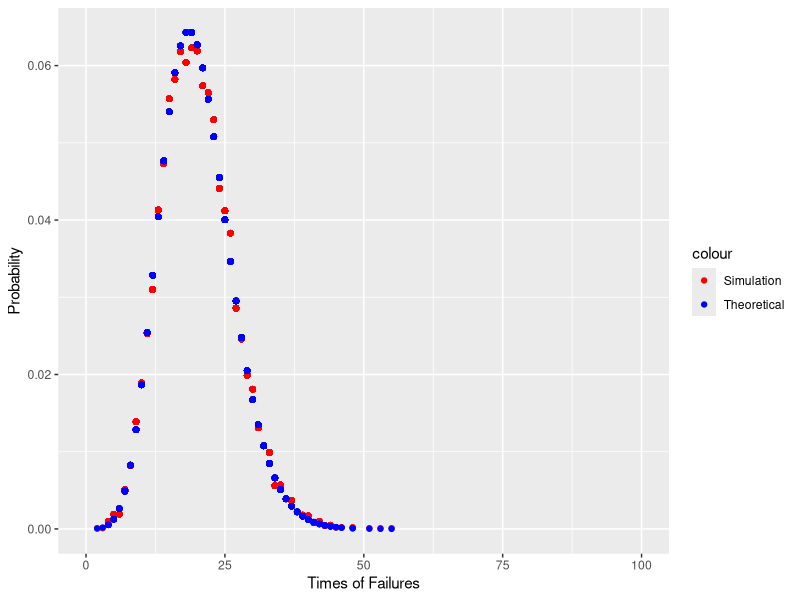

The R source for this figure:
set.seed(42)

data <- data.frame(matrix(0, nrow = 10000, ncol = 3))
colnames(data) <- c("failure.times", "simulation.probability", "theoretical.probability")
# data is a data.frame used for recording the number of failures and their corresponding probability

data$failure.times <- rnbinom(n = 10000, size = 20, prob = 0.5)
#randomly generalize the number of failures for 10000 times

simulation_PMF <- function(n) {
  return(nrow(subset(data, failure.times == n)) / 10000)
}
#the simulation probability of having n failures is equal to N(times of having n failures) / N(total number)

theoretical_PMF <- function(n, r, p) {
  return(choose(n + r - 1, r - 1) * p ^ r * (1 - p) ^ n)
}
#equals to dnbinom(n, size, prob)

for (i in 1:10000) {
  data$simulation.probability[i] <- simulation_PMF(n = data$failure.times[i])
}

data$theoretical.probability <- theoretical_PMF(n = data$failure.times, r = 20, p = 0.5)
#fill in the blanks of data

library(ggplot2)

ggplot(data, aes(x = failure.times)) + 
  geom_point(mapping = aes(y = simulation.probability, color = "Simulation")) +
  geom_point(mapping = aes(y = theoretical.probability, color = "Theoretical")) + 
  labs(x = "Times of Failures", y = "Probability") + 
  xlim(0, 100) +
  scale_color_manual(values = c("Simulation" = "red", "Theoretical" = "blue"))
#scatter plots with different colors


#This is the end of the answer for Q3(b)

 
  


